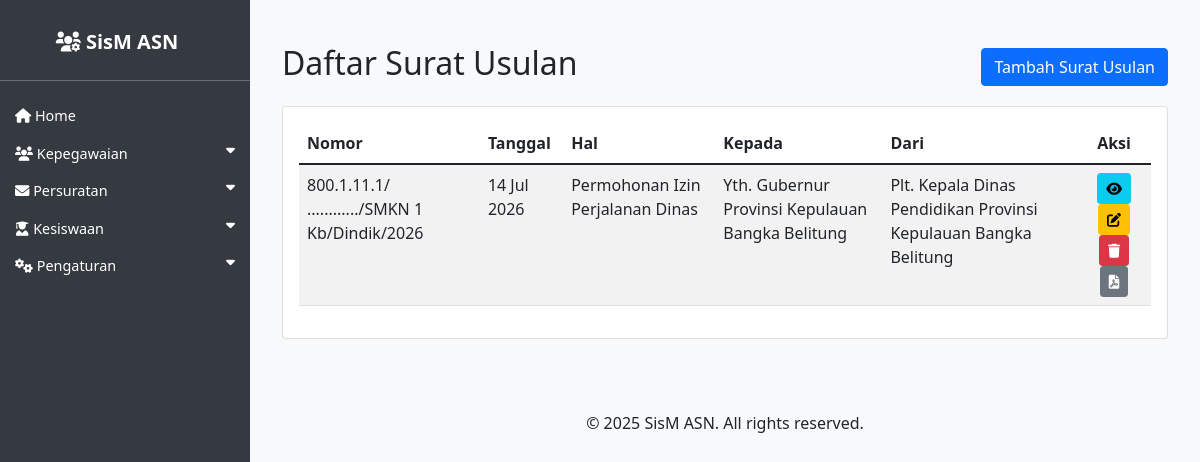
The app's page /asn/surat_usulan/, older data.
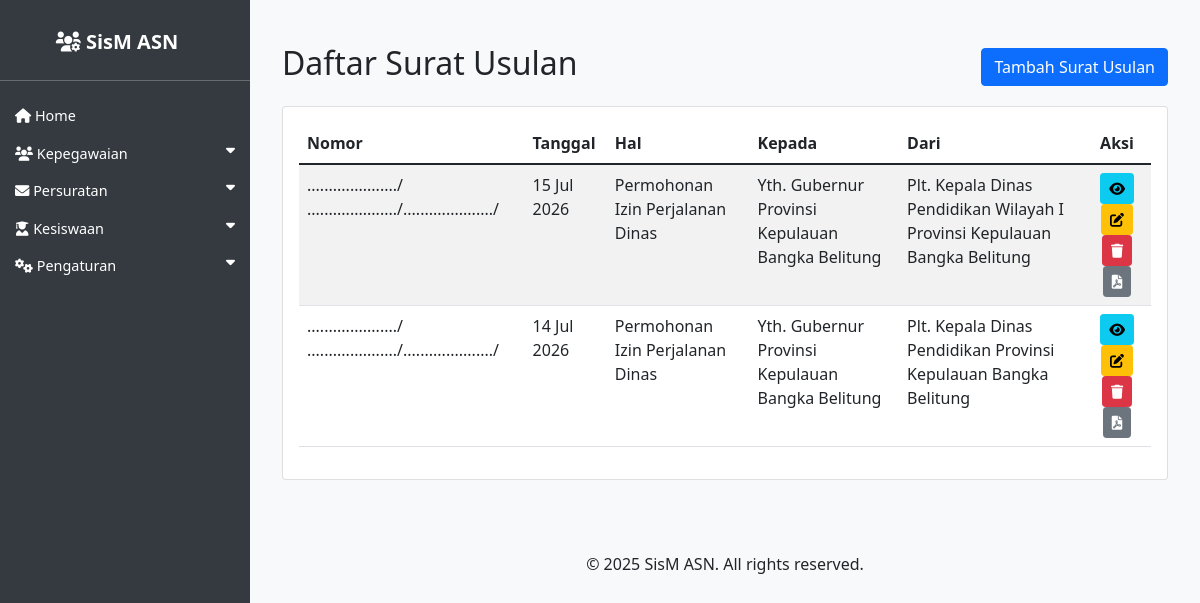
The same page, newer data.
### asn_app/models.py (models this page shows, shortened)
class SuratUsulan(models.Model):
    kepada = models.CharField(max_length=255)
    dari = models.CharField(max_length=255)
    tanggal = models.DateField()
    nomor = models.CharField(max_length=255)
    sifat = models.CharField(max_length=255)
    lampiran = models.CharField(max_length=255)
    hal = models.CharField(max_length=255)
    dasar_surat = models.TextField(verbose_name='Dasar Surat')
    isi_surat = models.TextField(null=True, blank=True, default='')
    penutup_surat = models.TextField()
    penanda_tangan = models.ForeignKey(ASN, on_delete=models.CASCADE, related_name='penanda_tangan_surat_usulan')
    kop_surat = models.ForeignKey(KopSurat, on_delete=models.CASCADE, null=True, blank=True)
    created_at = models.DateTimeField(auto_now_add=True)
    updated_at = models.DateTimeField(auto_now=True)

### asn_app/views.py (the view)
# urls.py: path('surat_usulan/', views.surat_usulan_list, name='surat_usulan_list'),
def surat_usulan_list(request):
    surat_usulan_list = SuratUsulan.objects.all().order_by('-tanggal')
    return render(request, 'asn_app/surat_usulan_list.html', {'surat_usulan_list': surat_usulan_list})

### asn_app/templates/asn_app/surat_usulan_list.html (shortened to what this page needs)
{% extends 'asn_app/base.html' %}
{% load indonesian_date_tags %}
{% block content %}
<div class="container mt-4">
    <div class="d-flex justify-content-between align-items-center mb-3">
        <h2>Daftar Surat Usulan</h2>
        <a href="{% url 'surat_usulan_create' %}" class="btn btn-primary">Tambah Surat Usulan</a>
    </div>
    <div class="card">
        <div class="card-body">
            <table class="table table-striped table-hover">
                <thead>
                    <tr>
                        <th>Nomor</th>
                        <th>Tanggal</th>
                        <th>Hal</th>
                        <th>Kepada</th>
                        <th>Dari</th>
                        <th class="text-center">Aksi</th>
                    </tr>
                </thead>
                <tbody>
                    {% for surat in surat_usulan_list %}
                    <tr>
                        <td>{{ surat.nomor }}</td>
                        <td>{{ surat.tanggal|indonesian_date:"%d %b %Y" }}</td>
                        <td>{{ surat.hal }}</td>
                        <td>{{ surat.kepada }}</td>
                        <td>{{ surat.dari }}</td>
                        <td class="text-center">
                            <a href="{% url 'surat_usulan_detail' surat.pk %}" class="btn btn-sm btn-info"><i class="fas fa-eye"></i> </a>
                            <a href="{% url 'surat_usulan_update' surat.pk %}" class="btn btn-sm btn-warning"><i class="fas fa-edit"></i> </a>
                            <a href="{% url 'surat_usulan_delete' surat.pk %}" class="btn btn-sm btn-danger"><i class="fas fa-trash"></i> </a>
                            <a href="{% url 'surat_usulan_export_pdf' surat.pk %}" class="btn btn-sm btn-secondary"><i class="fas fa-file-pdf"></i> </a>
                        </td>
                    </tr>
                    {% empty %}
                    <tr>
                        <td colspan="6" class="text-center">Tidak ada surat usulan.</td>
                    </tr>
                    {% endfor %}
                </tbody>
            </table>
        </div>
    </div>
</div>
{% endblock %}

### asn_app/templates/asn_app/base.html (shortened to what this page needs)
<!DOCTYPE html>
<html lang="id">
<head>
    <link href="https://cdn.jsdelivr.net/npm/bootstrap@5.1.3/dist/css/bootstrap.min.css" rel="stylesheet">
    <link href="https://cdnjs.cloudflare.com/ajax/libs/font-awesome/6.0.0/css/all.min.css" rel="stylesheet">
                    </head>
                    <body>
                        <div class="sidebar" id="sidebar">
                            <h4 class="text-center">
                                <a href="{% url 'asn_list' %}" class="navbar-brand">
                                    <i class="fas fa-users-cog"></i> SisM ASN
                                </a>
                            </h4>
                            <hr>
                                                        <ul class="nav flex-column">
                                                            <li class="nav-item">
                                                                <a class="nav-link" href="{% url 'asn_list' %}">
                                                                    <i class="fas fa-home"></i> Home
                                                                </a>
                                                            </li>
                                                            <li class="nav-item">
                                                                <a class="nav-link" data-bs-toggle="collapse" href="#kepegawaianSubmenu" role="button" aria-expanded="false" aria-controls="kepegawaianSubmenu">
                                                                    <i class="fas fa-users"></i> Kepegawaian <i class="fas fa-caret-down float-end"></i>
                                                                </a>
                                                            </li>
                                                            <li class="nav-item">
                                                                <a class="nav-link" data-bs-toggle="collapse" href="#persuratanSubmenu" role="button" aria-expanded="false" aria-controls="persuratanSubmenu">
                                                                    <i class="fas fa-envelope"></i> Persuratan <i class="fas fa-caret-down float-end"></i>
                                                                </a>
                                                            </li>
                                                            <li class="nav-item">
                                                                <a class="nav-link" data-bs-toggle="collapse" href="#kesiswaanSubmenu" role="button" aria-expanded="false" aria-controls="kesiswaanSubmenu">
                                                                    <i class="fas fa-user-graduate"></i> Kesiswaan <i class="fas fa-caret-down float-end"></i>
                                                                </a>
                                                            </li>
                                                            <li class="nav-item">
                                                                <a class="nav-link" data-bs-toggle="collapse" href="#pengaturanSubmenu" role="button" aria-expanded="false" aria-controls="pengaturanSubmenu">
                                                                    <i class="fas fa-cogs"></i> Pengaturan <i class="fas fa-caret-down float-end"></i>
                                                                </a>
                                                            </li>
                                                        </ul>
                        </div>
                        <div class="content" id="content">
                            <main>
                                {% block content %}
                                {% endblock %}
                            </main>
                            <footer class="py-4 mt-5">
                                <div class="container text-center">
                                    <p>&copy; 2025 SisM ASN. All rights reserved.</p>
                                </div>
                            </footer>
                        </div>
                    </body>
                        </html>

### asn_app/templates/asn_app/base.html (style rules this page uses)
body { display: flex; min-height: 100vh; flex-direction: column; background-color: #f8f9fa; }
.sidebar { width: 250px; background: #343a40; color: white; position: fixed; height: 100%; padding-top: 20px; z-index: 1000; left: 0; transition: left 0.3s; }
.sidebar a { color: white; text-decoration: none; display: block; padding: 10px 15px; }
.sidebar .nav-link { font-size: 0.9rem; padding: 8px 15px; }
.content { padding: 20px; flex-grow: 1; transition: margin-left 0.3s; margin-left: 250px; }
.navbar-brand { font-weight: bold; }

Row changes from the older to the newer data that the page shows:
added SuratUsulan: nomor "...................../ ...................../...................../", tanggal|indonesian_date "15 Jul 2026", hal "Permohonan Izin Perjalanan Dinas", kepada "Yth. Gubernur Provinsi Kepulauan Bangka Belitung", dari "Plt. Kepala Dinas Pendidikan Wilayah I Provinsi Kepulauan Bangka Belitung"
changed SuratUsulan "14 Jul 2026": nomor "800.1.11.1/ ............/SMKN 1 Kb/Dindik/2026" → "...................../ ...................../...................../"
